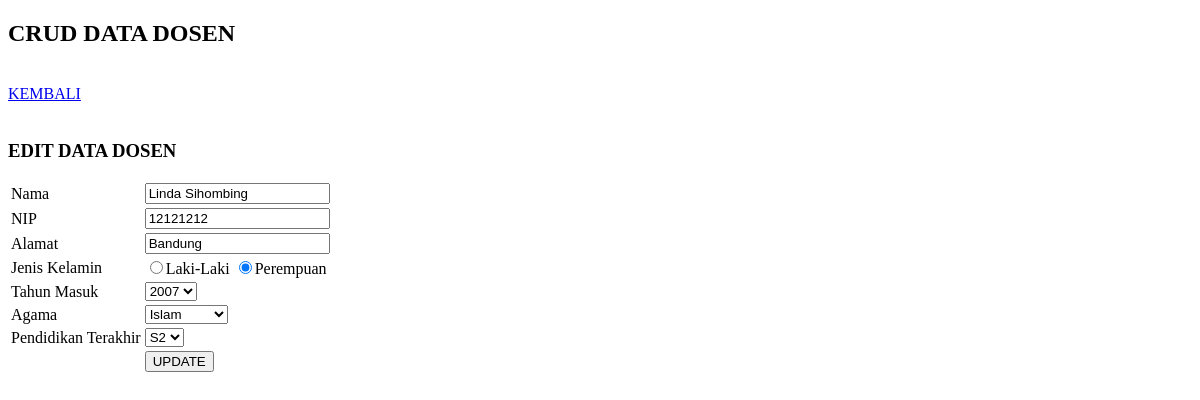
Page /editdsn.php?id=2 on the earlier database version.
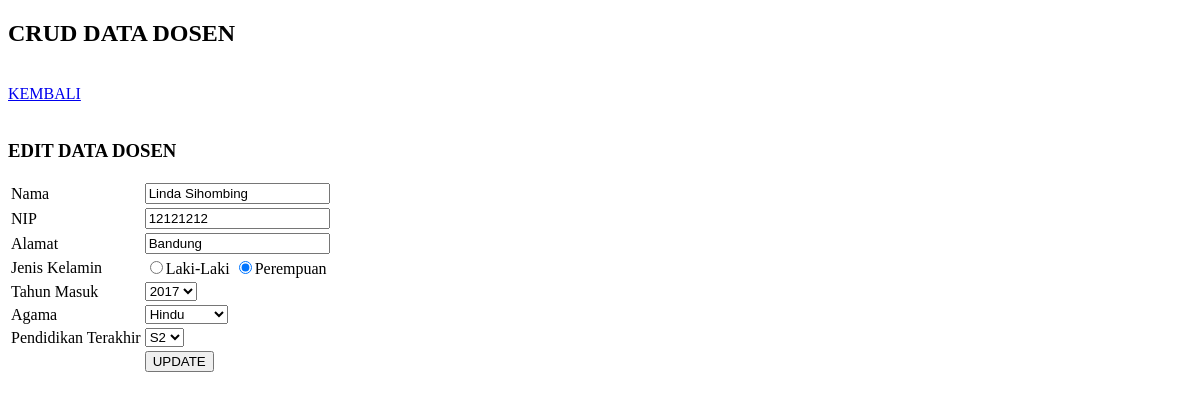
Same page on the later database version.
### tables this page shows
CREATE TABLE `dosen` (
  `id` int(4) NOT NULL,
  `namadsn` varchar(50) NOT NULL,
  `nip` varchar(20) NOT NULL,
  `alamatdsn` text NOT NULL,
  `jk` enum('Laki-Laki','Perempuan') NOT NULL,
  `thn_masuk` year(4) NOT NULL,
  `agama` enum('Islam','Protestan','Katolik','Hindu','Buddha','Konghucu','Atheis') NOT NULL,
  `pend_akhir` enum('S1','S2','S3') NOT NULL
);

### editdsn.php (the view, shortened to what this page needs)
<?php
include 'koneksi.php';
$id         = $_GET['id'];
$datadsn    = mysqli_query($koneksi, "SELECT * FROM dosen WHERE id='$id'");
$dsn        = mysqli_fetch_array($datadsn);
$pend_akhir = array('S1','S2','S3');
$agama      = array('Islam','Protestan','Katolik','Hindu','Buddha','Konghucu','Atheis');
function active_radio_button($value,$input){
    $result =  $value==$input?'checked':'';
    return $result;
}
?>
<!DOCTYPE html>
<html>
    <head>
    </head>
    <body>
        <h2>CRUD DATA DOSEN</h2>
        <br/>
        <a href="index.php">KEMBALI</a>
        <br/>
        <br/>
        <h3>EDIT DATA DOSEN</h3>
        <form method="post" action="updatedsn.php">
            <table>
                    <tr>
                    <td>Nama</td>
                    <td>
                        <input type="text" name="namadsn" value="<?php echo $dsn['namadsn']; ?>" required>
                    </td>
                </tr>
                <tr>
                    <td>NIP</td>
                    <td><input type="number" name="nip" value="<?php echo $dsn['nip']; ?>" required></td>
                </tr>
                    <tr>
                    <td>Alamat</td>
                    <td><input type="text" name="alamatdsn" value="<?php echo $dsn['alamatdsn']; ?>" required></td>
                </tr>
                <tr>
                    <td>Jenis Kelamin</td>
                    <td>
                    <input type="radio" name="jk" value="Laki-Laki" <?php echo active_radio_button("Laki-Laki", $dsn['jk'])?>>Laki-Laki
                    <input type="radio" name="jk" value="Perempuan" <?php echo active_radio_button("Perempuan", $dsn['jk'])?>>Perempuan
                    </td>
                </tr>
                <tr>
                    <td>Tahun Masuk</td>
                    <td><select name="thn_masuk" size="1" id="thn_masuk" value="<?php echo $dsn['thn_masuk']; ?>" required>
                    <?php
                        for ($i=1960;$i<=2022;$i++)
                             {
                               echo '<option value=' . $i . ($dsn['thn_masuk']==$i?' selected':'') . '>' . $i . '</option>';
                             }
                        ?>
                    </td>
                </tr>
                <tr>
                <td>Agama</td>
                <td>
                    <select name="agama" value="<?php echo $dsn['agama']; ?>"required>
                        <?php
                            foreach ($agama as $religion){
                                echo "<option value='$religion' ";
                                echo $dsn['agama']==$religion?'selected="selected"':'';
                                echo ">$religion</option>";
                            }
                        ?>
                    </select>
                </td>
                </tr>
                <tr>
                    <td>Pendidikan Terakhir</td>
                    <td>
                        <select name="pend_akhir" value="<?php echo $dsn['pend_akhir']; ?>"required>
                            <?php
                            foreach ($pend_akhir as $s1s2s3){
                                echo "<option value='$s1s2s3' ";
                                echo $dsn['pend_akhir']==$s1s2s3?'selected="selected"':'';
                                echo ">$s1s2s3</option>";
                            }
                        ?>
                        </select>
                    </td>
                </tr>
                <tr>
                    <td></td>
                    <td><input type="submit" value="UPDATE"></td>
                </tr>
            </table>
        </form>
    </body>
</html>

Differences in the rows shown:
changed dosen "Linda Sihombing": thn_masuk "2007" → "2017"; agama "Islam" → "Hindu"
